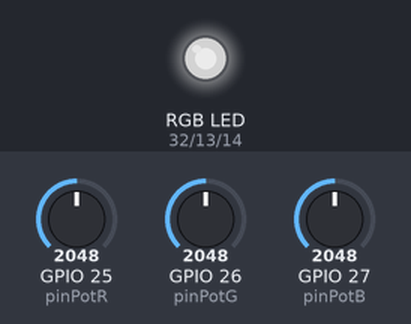
Recording of a program running on a simulated ESP32. Parts: an RGB LED mixed from three pins (HIGH = lit). Inputs (shaded band) come from the test bench; at power-on: GPIO 25 (pinPotR) = 2048, GPIO 26 (pinPotG) = 2048, GPIO 27 (pinPotB) = 2048. Dim RGB values are drawn brighter than linear.

Above: at 1.2 s.
1.3 s: GPIO 25 (pinPotR) set to 2866
At 2.4 s:
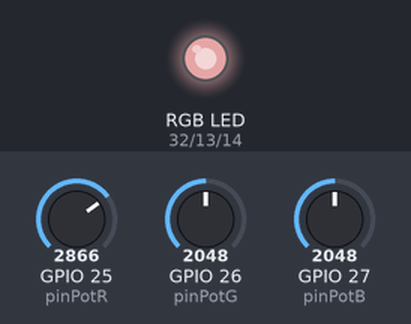
2.8 s: GPIO 26 (pinPotG) set to 2866
At 3.8 s:
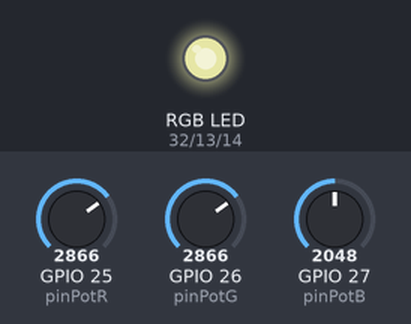
4.3 s: GPIO 27 (pinPotB) set to 2866
At 5.1 s:
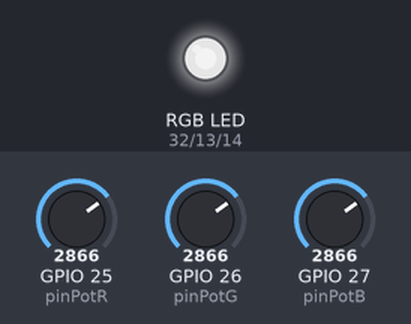
5.8 s: GPIO 25 (pinPotR) set to 3603
At 6.4 s:
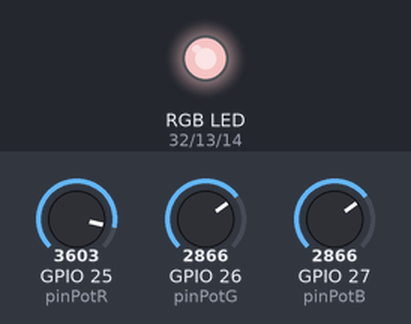
7.3 s: GPIO 26 (pinPotG) set to 3603
At 7.8 s:
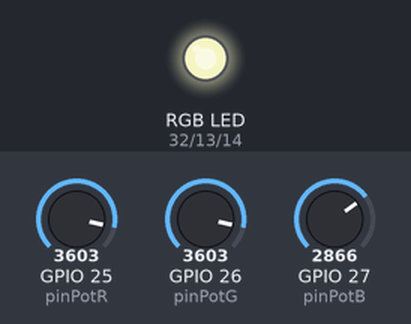
8.8 s: GPIO 27 (pinPotB) set to 3603
At 9.1 s:
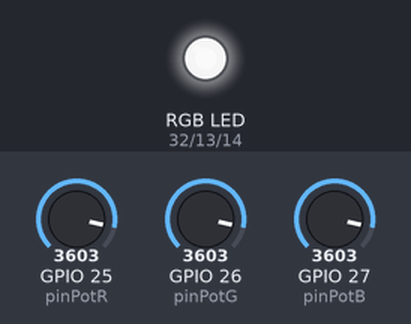
Timing chart, 0 to 11.3 s (numbered marks = the images above; inputs shaded):
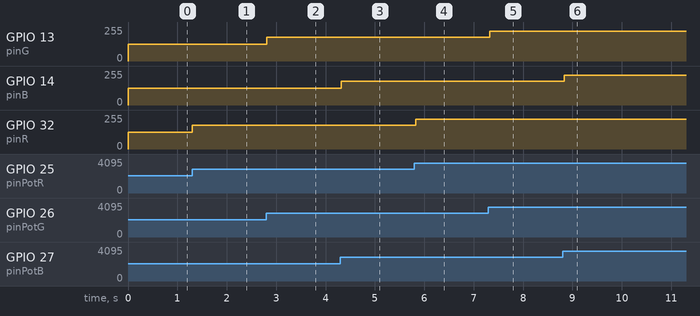

The program:

main.cpp
```cpp
#include <Arduino.h>
#define pinPotR 25
#define pinPotG 26
#define pinPotB 27

#define pinR 32
#define pinG 13
#define pinB 14

#define canalR 0
#define canalG 1
#define canalB 2

#define freq 1000
#define resolucion 8

uint16_t CTR = 0;
uint16_t CTG =  0;
uint16_t CTB = 0;

void setup() {
  pinMode(pinR, OUTPUT);
  pinMode(pinG, OUTPUT);
  pinMode(pinB, OUTPUT);

  ledcSetup(canalR, freq, resolucion);
  ledcSetup(canalG, freq, resolucion);
  ledcSetup(canalB, freq, resolucion);

  ledcAttachPin(pinR, canalR);
  ledcAttachPin(pinG, canalG);
  ledcAttachPin(pinB, canalB);
}

void loop() {
  CTR = analogRead(pinPotR);
  CTG = analogRead(pinPotG);
  CTB = analogRead(pinPotB);

  CTR = map(CTR, 0, 4095, 0, 255);
  CTG = map(CTG, 0, 4095, 0, 255);
  CTB = map(CTB, 0, 4095, 0, 255);

  ledcWrite(canalR, CTR);
  ledcWrite(canalG, CTG);
  ledcWrite(canalB, CTB);

  delay(100);

}
```

Measured:
- after the input at 1.3 s, GPIO 32 (pinR): 127/255 → 177/255 at once
- after the input at 2.8 s, GPIO 13 (pinG): 127/255 → 177/255 at once
- after the input at 4.3 s, GPIO 14 (pinB): 127/255 → 177/255 at once
- after the input at 5.8 s, GPIO 32 (pinR): 177/255 → 223/255 at once
- after the input at 7.3 s, GPIO 13 (pinG): 177/255 → 223/255 at once
- after the input at 8.8 s, GPIO 14 (pinB): 177/255 → 223/255 at once
